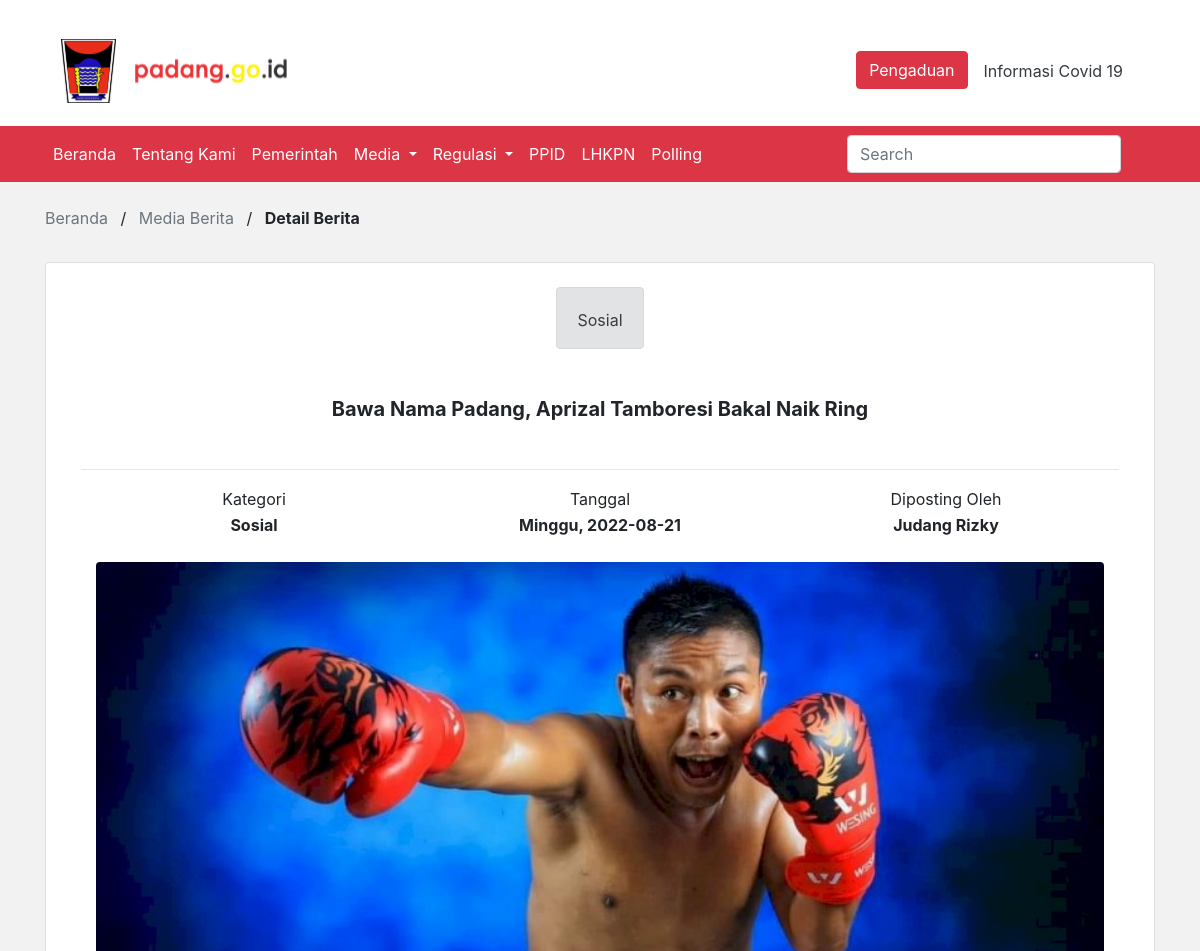
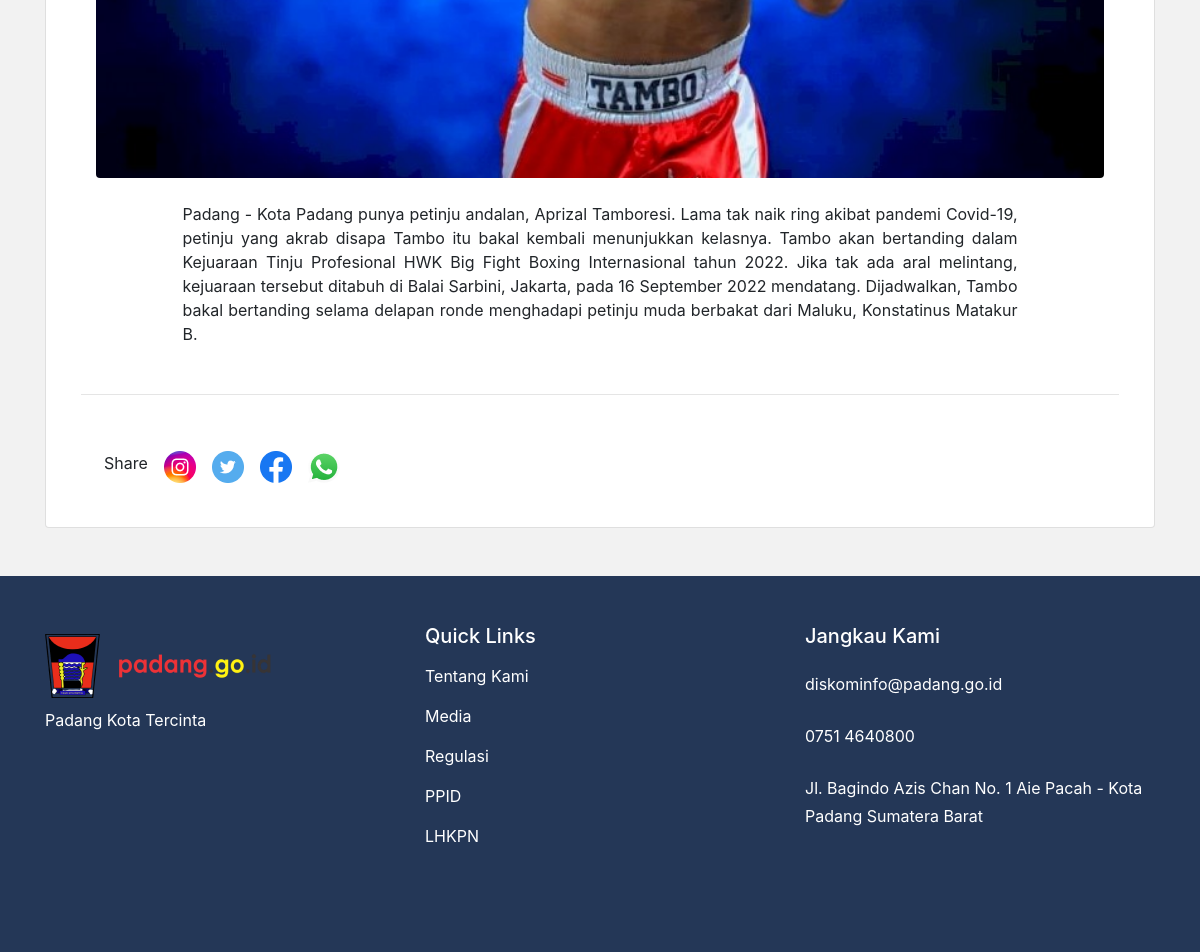
Page /back/detailberita.php?id=16 on the committed database (2 pictures, top to bottom).
### tables this page shows
CREATE TABLE `berita` (
  `id_berita` int(11) NOT NULL,
  `judul_berita` text DEFAULT NULL,
  `gambar` text DEFAULT NULL,
  `created_at` date DEFAULT NULL,
  `id_kategori` bigint(20) DEFAULT NULL,
  `id_penulis` text NOT NULL,
  `isi_berita` longtext DEFAULT NULL
);

CREATE TABLE `kategori` (
  `id_kategori` bigint(20) NOT NULL,
  `nama_kategori` text DEFAULT NULL,
  `keterangan_kategori` text DEFAULT NULL
);

CREATE TABLE `penulis` (
  `id_penulis` int(11) NOT NULL,
  `nama_penulis` text DEFAULT NULL
);

### back/detailberita.php (the view, shortened to what this page needs)
<?php
include 'backend/koneksi.php';
$id = $_GET['id'];
$dberita = mysqli_query($db, "SELECT * FROM berita b JOIN kategori k ON b.id_kategori = k.id_kategori JOIN penulis p ON b.id_penulis = p.id_penulis where id_berita='$id';");
$berita = mysqli_fetch_array($dberita);
$tgl = $berita['created_at'];
$day = date('D', strtotime($tgl));
$dayList = array(
  'Sun' => 'Minggu',
  'Mon' => 'Senin',
  'Tue' => 'Selasa',
  'Wed' => 'Rabu',
  'Thu' => 'Kamis',
  'Fri' => 'Jumat',
  'Sat' => 'Sabtu'
);
$tanggal =  $dayList[$day] . ", " . $tgl;
?>
<!DOCTYPE HTML>
<html lang="en">
<head>
  <link href="css/bootstrap/bootstrap.min.css" rel="stylesheet">
  <link href="owlcarausel/css/owl.carousel.min.css" rel="stylesheet">
  <link href="owlcarausel/css/owl.theme.default.min.css" rel="stylesheet">
  <link rel="stylesheet" href="https://cdnjs.cloudflare.com/ajax/libs/ionicons/4.5.6/css/ionicons.min.css">
  <link rel="stylesheet" href="https://use.fontawesome.com/releases/v5.8.1/css/all.css">
  <link href="css/style.css" rel="stylesheet">
</head>
<body>
  <div class="pt-3">
    <div class="container">
      <nav class="navbar navbar-light">
        <img class="navbar-brand" src="image/Logo.svg" href="#"></img>
        <ul class="nav justify-content-end">
          <li class="nav-item">
            <button type="button" class="btn btn-danger"><span class="iconify" data-icon="fluent:call-16-filled"></span> Pengaduan <i class="bi bi-telephone"></i></button>
          </li>
          <li class="nav-item">
            <a class="nav-link text-dark" href="#">Informasi Covid 19</a>
          </li>
        </ul>
      </nav>
    </div>
  </div>
  <nav id="navbar_top" class="navbar navbar-expand-lg navbar-dark bg-danger">
    <div class="container">
      <div class="collapse navbar-collapse" id="mainnav">
        <ul class="navbar-nav mr-auto">
          <li class="nav-item"><a class="nav-link text-white" href="index.php"> Beranda </a></li>
          <li class="nav-item"><a class="nav-link text-white" href="tentangkami.php"> Tentang Kami </a></li>
          <li class="nav-item"><a class="nav-link text-white" href="pemerintahan.php"> Pemerintah </a></li>
          <li class="nav-item dropdown">
            <a class="nav-link text-white dropdown-toggle" id="navMedia" role="button" data-toggle="dropdown" aria-haspopup="true" aria-expanded="false"> Media
            </a>
          </li>
          <li class="nav-item dropdown">
            <a class="nav-link text-white dropdown-toggle" href="#" id="navRegulasi" role="button" data-toggle="dropdown" aria-haspopup="true" aria-expanded="false"> Regulasi
            </a>
          </li>
          <li class="nav-item">
            <a class="nav-link text-white" href="https://ppid.padang.go.id/">PPID</a>
          </li>
          <li class="nav-item">
            <a class="nav-link text-white" href="https://elhkpn.kpk.go.id/portal/user/pengumuman_lhkpn/Ylc5WFR5OTRRWFp3TWtWRlMyODNXUzlRZW1kS2MwaEVhWGxPUjNOR1RtVmFSR3h3WVRCWk9FSnJOemhKZDFsWVMzVkZhemxtV1c1cFJtbzJlQ3RrUnc9PQ==">LHKPN</a>
          </li>
          <li class="nav-item">
            <a class="nav-link text-white" href="polling.php">Polling</a>
          </li>
        </ul>
        <div class="form-inline my-2 my-lg-0">
          <input class="form-control mr-sm-2" type="search" placeholder="Search" aria-label="Search">
          <button class="btn my-2 my-sm-0" type="submit"><span class="iconify" data-icon="akar-icons:search" style="color: white; font-size: 24px;"></span></button>
        </div>
      </div>
    </div>
  </nav>
  <div style="background-color: #f2f2f2;">
    <div class="container py-4">
      <div>
        <a href="index.php" class="text-muted">Beranda</a>
        <label class="ml-2 mr-2">/</label>
        <a href="media.php" class="text-muted">Media Berita</a>
        <label class="ml-2 mr-2">/</label>
        <label> <b>Detail Berita</b></label>
      </div>
      <section class="py-4">
        <div class="card">
          <div class="row">
            <div class="mx-auto pt-4">
              <div class="alert alert-secondary" role="alert">
                <span class="iconify" data-icon="octicon:paperclip-24" style="color: black; font-size: 24px;"></span> <?= $berita['nama_kategori']; ?>
              </div>
            </div>
          </div>
          <div class="container">
            <h5 class="card-title text-center" style="padding-top:32px;"> <b><?= $berita['judul_berita']; ?></b> </h5>
          </div>
          <div class="container">
            <div class="card-body">
              <hr>
              <table class="col-12 text-center">
                <tr>
                  <td class="col-4">Kategori</td>
                  <td class="col-4">Tanggal</td>
                  <td class="col-4">Diposting Oleh</td>
                </tr>
                <tr>
                  <td class="col-4"> <b> <?= $berita['nama_kategori']; ?></b></td>
                  <td class="col-4"> <b><?= $tanggal ?></b></td>
                  <td class="col-4"> <b><?= $berita['nama_penulis']; ?></b></td>
                </tr>
              </table>
              <div class="mx-auto my-4">
                <div class="col-12 text-center">
                  <div class="embed-responsive embed-responsive-16by9">
                    <img class="embed-responsive-item rounded" src="backend/foto/<?= $berita['gambar']; ?>" alt="" class="rounded" style="object-fit: cover;">
                  </div>
                </div>
              </div>
              <div class="text-justify mx-2 my-3 col-md-10 mx-auto">
                <?= $berita['isi_berita']; ?>
              </div>
              <hr class="my-5">
              <div class="container">
                <div class="d-flex flex-row bd-highlight mb-3">
                  <div class="p-2 bd-highlight">Share</div>
                  <div class="p-2 bd-highlight"><a href="#"><img src="image/Instagram.png" alt=""></a></div>
                  <div class="p-2 bd-highlight"><a href="#"><img src="image/Twitter.png"></a></div>
                  <div class="p-2 bd-highlight"><a href="#"><img src="image/Facebook.png" alt=""></a></div>
                  <div class="p-2 bd-highlight"><a href="#"><img src="image/logos_whatsapp-icon.png" alt=""></a></div>
                </div>
              </div>
            </div>
          </div>
        </div>
      </section>
    </div>
  </div>
  <div class="footer-sec">
    <div class="container text-white">
      <div class="row py-5">
        <div class="col-md-4 mb-5">
          <img src="image/Logo.png" alt="logo padang"> <br>
          <label>Padang Kota Tercinta</label> <br>
        </div>
        <div class="col-md-4 mb-5">
          <h5>Quick Links</h5>
          <ul class="navbar-nav mr-auto">
            <li class="nav-item"><a class="nav-link text-white" href="#">Tentang Kami </a></li>
            <li class="nav-item"><a class="nav-link text-white" href="#">Media </a></li>
            <li class="nav-item"><a class="nav-link text-white" href="#">Regulasi </a></li>
            <li class="nav-item"><a class="nav-link text-white" href="#">PPID</a></li>
            <li class="nav-item"><a class="nav-link text-white" href="#">LHKPN</a></li>
          </ul>
        </div>
        <div class="col-md-4 mb-5">
          <h5>Jangkau Kami</h5>
          <ul class="navbar-nav mr-auto">
            <li class="nav-item"><a class="nav-link text-white" href="#"><span class="iconify" data-icon="eva:email-fill" style="color: #b72b2b; font-size: 24px;"></span> diskominfo@padang.go.id </a></li>
            <li class="nav-item"><a class="nav-link text-white" href="#"><span class="iconify" data-icon="clarity:mobile-phone-solid" style="color: #b72b2b; font-size: 24px;"></span> 0751 4640800 </a></li>
            <li class="nav-item"><a class="nav-link text-white" href="#"> Jl. Bagindo Azis Chan No. 1 Aie Pacah - Kota Padang Sumatera Barat </a></li>
          </ul>
        </div>
      </div>
    </div>
  </div>
</body>
</html>

### css/style.css (style rules this page uses)
.footer-sec { background: #243757; background-repeat: no-repeat; background-position: right; width: 100%; height: auto !important; min-height: 100%; }

### rows in the picture
berita: id_kategori.nama_kategori "Sosial", judul_berita "Bawa Nama Padang, Aprizal Tamboresi Bakal Naik Ring", created_at "Minggu, 2022-08-21", id_penulis.nama_penulis "Judang Rizky", gambar (picture), isi_berita "Padang - Kota Padang punya petinju andalan, Aprizal Tamboresi. Lama tak naik ring akibat pandemi Covid-19, petinju yang akrab disapa Tambo itu bakal kembali menunjukkan kelasnya. Tambo akan bertanding dalam Kejuaraan Tinju Profesional HWK Big Fight Boxing Internasional tahun 2022. Jika tak ada aral melintang, kejuaraan tersebut ditabuh di Balai Sarbini, Jakarta, pada 16 September 2022 mendatang. Dijadwalkan, Tambo bakal bertanding selama delapan ronde menghadapi petinju muda berbakat dari Maluku, Konstatinus Matakur B."
